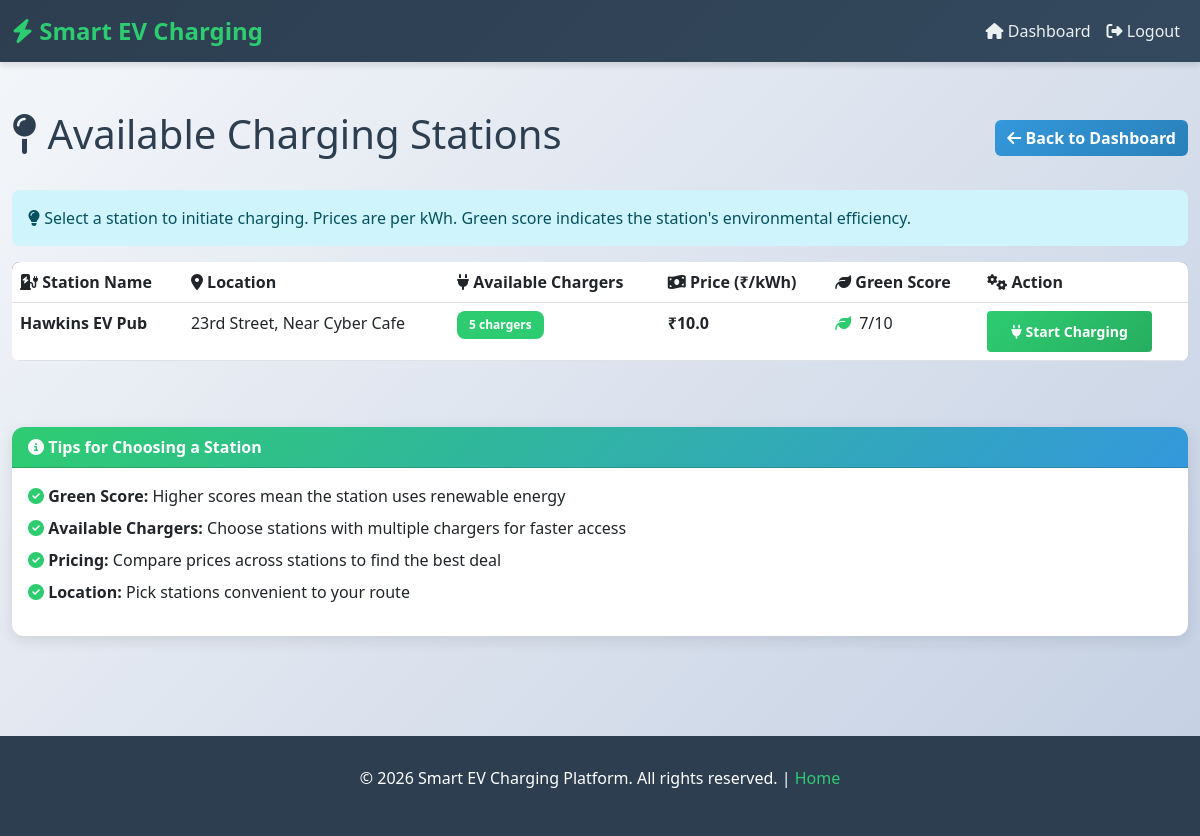
The page /user/stations (signed in) on the database as committed earlier.
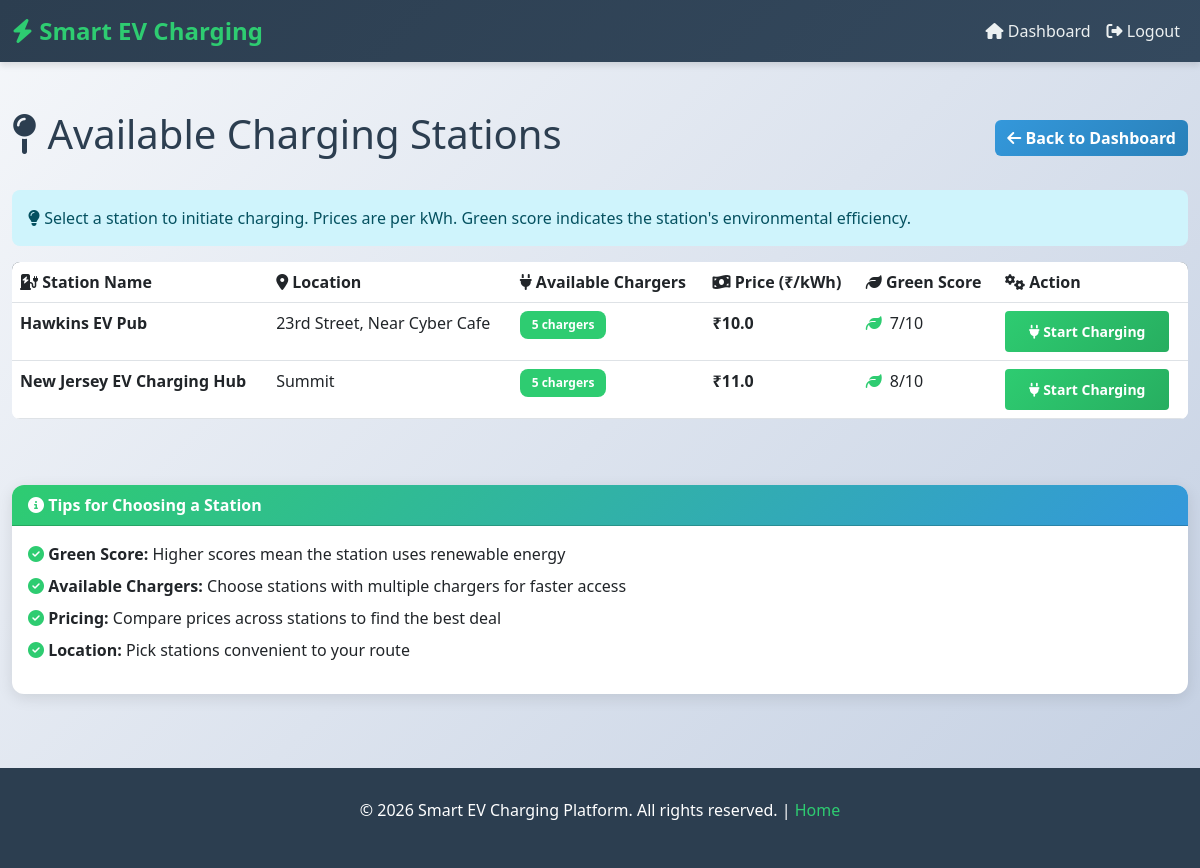
The same page on the database as committed later.
### tables this page shows
CREATE TABLE stations (
    id INTEGER PRIMARY KEY AUTOINCREMENT,
    name TEXT,
    location TEXT,
    chargers INTEGER,
    price REAL,
    green_score INTEGER,
    owner_id INTEGER,
    approved INTEGER DEFAULT 0
);

### routes/station_routes.py (the view)
@station_bp.route("/user/stations")
def user_stations():
    if session.get("role") != "user":
        return redirect("/login")
    conn = get_db()
    cur = conn.cursor()
    cur.execute("""
        SELECT id, name, location, chargers, price, green_score
        FROM stations
        WHERE approved = 1
        ORDER BY name ASC
    """)
    stations = cur.fetchall()
    conn.close()
    return render_template("user_stations.html", stations=stations)

### models/db.py (called while the page is built)
def get_db():
    return sqlite3.connect("database/ev.db")

### templates/user_stations.html (shortened to what this page needs)
{% extends "base.html" %}
{% block content %}
<div class="d-flex justify-content-between align-items-center mb-4">
    <h1><i class="fas fa-map-pin"></i> Available Charging Stations</h1>
    <a href="/user/dashboard" class="btn btn-secondary">
        <i class="fas fa-arrow-left"></i> Back to Dashboard
    </a>
</div>
<div class="alert alert-info">
    <i class="fas fa-lightbulb"></i> Select a station to initiate charging. Prices are per kWh. Green score indicates the station's environmental efficiency.
</div>
{% if stations %}
<div class="table-responsive">
    <table class="table table-hover">
        <thead>
            <tr>
                <th><i class="fas fa-charging-station"></i> Station Name</th>
                <th><i class="fas fa-map-marker-alt"></i> Location</th>
                <th><i class="fas fa-plug"></i> Available Chargers</th>
                <th><i class="fas fa-money-bill-wave"></i> Price (₹/kWh)</th>
                <th><i class="fas fa-leaf"></i> Green Score</th>
                <th><i class="fas fa-cogs"></i> Action</th>
            </tr>
        </thead>
        <tbody>
            {% for s in stations %}
            <tr>
                <td><strong>{{ s[1] }}</strong></td>
                <td>{{ s[2] }}</td>
                <td>
                    <span class="badge {% if s[3] > 0 %}badge-approved{% else %}badge-rejected{% endif %}">
                        {{ s[3] }} chargers
                    </span>
                </td>
                <td><strong>₹{{ s[4] }}</strong></td>
                <td>
                    <div class="d-flex align-items-center">
                        <i class="fas fa-leaf" style="color: #2ecc71;"></i>
                        <span class="ms-2">{{ s[5] }}/10</span>
                    </div>
                </td>
                <td>
                    <a href="/user/charge/{{ s[1] }}?price={{ s[4] }}" class="btn btn-sm btn-primary">
                        <i class="fas fa-plug"></i> Start Charging
                    </a>
                </td>
            </tr>
            {% endfor %}
        </tbody>
    </table>
</div>
{% else %}
<div class="alert alert-warning">
    <i class="fas fa-exclamation-circle"></i> No charging stations available at the moment.
</div>
{% endif %}
<div class="mt-large">
    <div class="card">
        <div class="card-header">
            <i class="fas fa-info-circle"></i> Tips for Choosing a Station
        </div>
        <div class="card-body">
            <ul class="list-unstyled">
                <li class="mb-2"><i class="fas fa-check-circle" style="color: #2ecc71;"></i> <strong>Green Score:</strong> Higher scores mean the station uses renewable energy</li>
                <li class="mb-2"><i class="fas fa-check-circle" style="color: #2ecc71;"></i> <strong>Available Chargers:</strong> Choose stations with multiple chargers for faster access</li>
                <li class="mb-2"><i class="fas fa-check-circle" style="color: #2ecc71;"></i> <strong>Pricing:</strong> Compare prices across stations to find the best deal</li>
                <li class="mb-2"><i class="fas fa-check-circle" style="color: #2ecc71;"></i> <strong>Location:</strong> Pick stations convenient to your route</li>
            </ul>
        </div>
    </div>
</div>
{% endblock %}

Rows that differ between the two databases and show on the page:
added stations: name "New Jersey EV Charging Hub", location "Summit", chargers "5", price "11.0", green_score "8"
